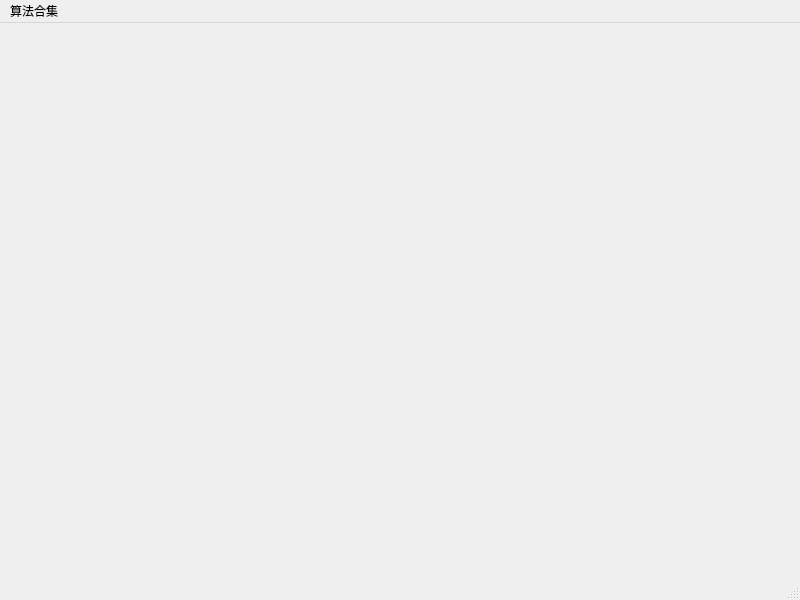
<?xml version="1.0" encoding="UTF-8"?>
<ui version="4.0">
 <class>MainWindow</class>
 <widget class="QMainWindow" name="MainWindow">
  <property name="geometry">
   <rect>
    <x>0</x>
    <y>0</y>
    <width>800</width>
    <height>600</height>
   </rect>
  </property>
  <property name="windowTitle">
   <string>MainWindow</string>
  </property>
  <widget class="QWidget" name="centralwidget"/>
  <widget class="QMenuBar" name="menubar">
   <property name="geometry">
    <rect>
     <x>0</x>
     <y>0</y>
     <width>800</width>
     <height>22</height>
    </rect>
   </property>
   <widget class="QMenu" name="menu">
    <property name="title">
     <string>算法合集</string>
    </property>
    <widget class="QMenu" name="menu_2">
     <property name="title">
      <string>蛮力法</string>
     </property>
     <addaction name="string_algorithm"/>
    </widget>
    <addaction name="menu_2"/>
   </widget>
   <addaction name="menu"/>
  </widget>
  <widget class="QStatusBar" name="statusbar"/>
  <action name="string_algorithm">
   <property name="text">
    <string>文本串加密算法</string>
   </property>
  </action>
 </widget>
 <resources/>
 <connections/>
</ui>
